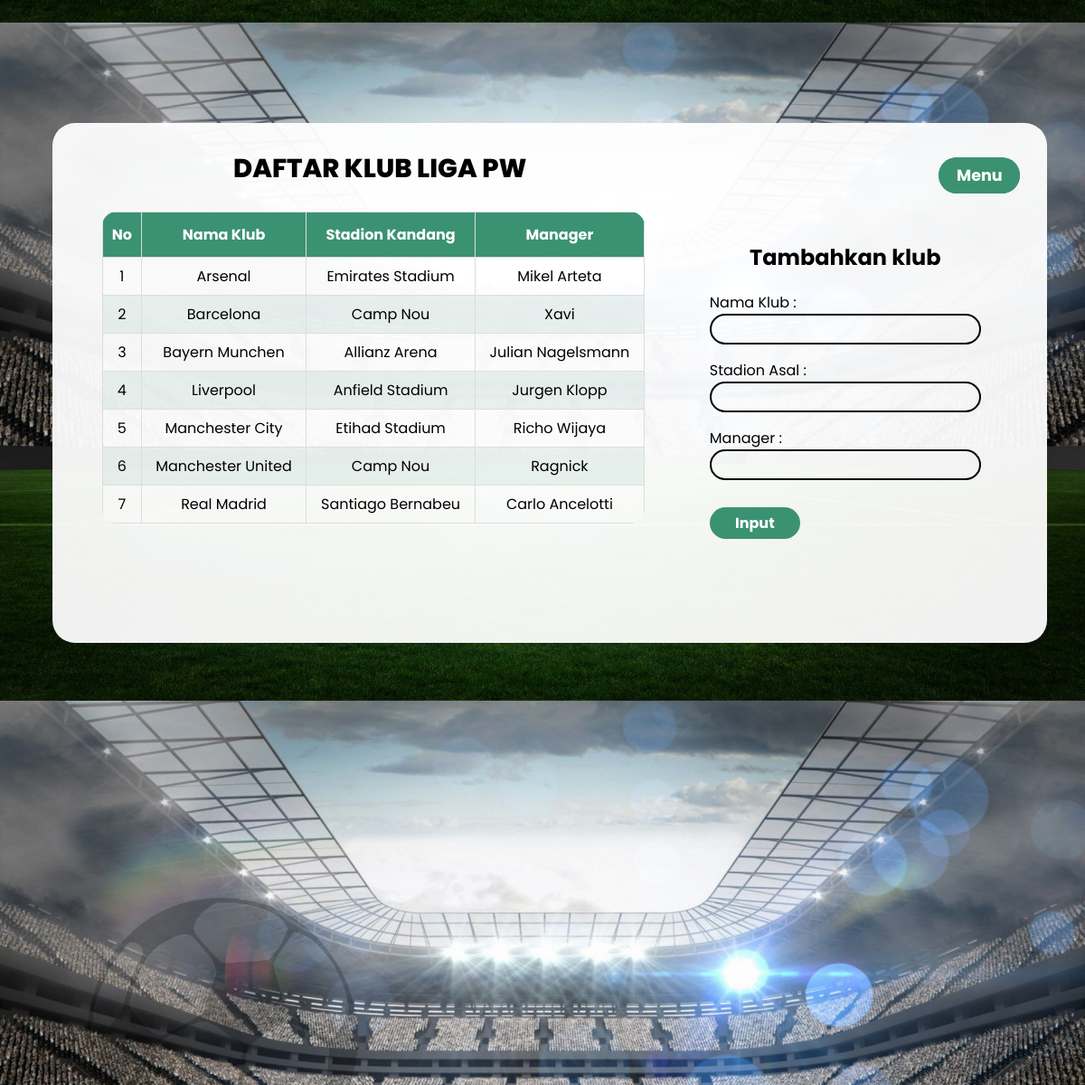
The page / on the database its author committed.
### tables this page shows
CREATE TABLE `klub` (
  `nama` varchar(255) NOT NULL,
  `stadion` varchar(255) NOT NULL,
  `manager` varchar(255) NOT NULL,
  `poin` int(11) NOT NULL,
  `jumlahmenang` int(11) NOT NULL,
  `jumlahkalah` int(11) NOT NULL,
  `jumlahseri` int(11) NOT NULL,
  `jumlahgol` int(11) NOT NULL,
  `jumlahkebobol` int(11) NOT NULL,
  `selisihgol` int(11) NOT NULL
);

### c_klub.php (called while the page is built, shortened)
<?php
include_once("m_klub.php");
class c_klub
{
    public $model;
    public function __construct($nama, $stadion, $manager, $poin)
    {
        $this->model = new  m_klub($nama, $stadion, $manager, $poin);
    }
    public function getKlub()
    {
        $klub = $this->model->getKlub();
        include "v_klub.php";
    }
}

### index.php (called while the page is built)
<?php
include "c_klub.php";
$klub = new c_klub('null', 'null', 'null', 'null');
$klub->getKlub();

### m_klub.php (called while the page is built, shortened)
<?php
require "koneksi.php";
class m_klub
{
    public function getKlub()
    {
        global $mysqli;
        $rs = $mysqli->query("SELECT * FROM klub");
        $rows = array();
        while ($row = $rs->fetch_assoc()) {
            $rows[] = $row;
        }
        $this->res = $rows;
        return $this->res;
    }
}

### v_klub.php (the view, shortened to what this page needs)
<html>
<head>
    <link href="style.css?v=<?php echo time(); ?>" rel="stylesheet" type="text/css"/>
</head>
<body>
<div class="container">
    <div class="images">
        <img src="assets/1.png" class="ball">
    </div>
    <div class="dropdown">
        <button class="dropbtn">Menu
        </button>
    </div>
    <h1>DAFTAR KLUB LIGA PW</h1>
    <div style="width:55%; float:LEFT; margin-top:-10px">
        <div class="tablecon">
            <table id="list">
                <thead>
                <tr>
                    <th>No</th>
                    <th>Nama Klub</th>
                    <th>Stadion Kandang</th>
                    <th>Manager</th>
                </tr>
                </thead>
                <tbody>
                <?php
                $count = count($klub);
                for ($i = 0; $i < $count; $i++)
                {
                    echo "<tr><td>" . ($i + 1) . "</td><td>" . $klub[$i]["nama"] . "</td><td>" . $klub[$i]["stadion"] . "</td><td>" .
                        $klub[$i]["manager"];
                }
                ?>
                </tbody>
            </table>
        </div>
    </div>
    <div style="width:33%; float:right; margin-top:-10px">
        <form action="c_klub.php" method="post" name="input" class="inputan">
            <div class="input-group">
                <h2>Tambahkan klub</h2>
                <p>Nama Klub : <input type="text" name="nama" required><br></p>
                <p>Stadion Asal :<input type="text" name="stadion" required><br></p>
                <p>Manager :<input type="text" name="manager" required><br></p>
                <input type="submit" name="input" value="Input" class="btn">
            </div>
        </form>
    </div>
</body>
</html>

### style.css (style rules this page uses)
* { padding: 0; box-sizing: border-box; font-family: 'Poppins' }
body { width: 100%; min-height: 100vh; background-position: center; background-size: 100%; display: flex; justify-content: center; align-items: center; background-image: url("assets/background.jpg"); }
table { border-radius: 25px; overflow: hidden; text-align: center; }
#list { border-collapse: collapse; border-radius: 1em; width: 600px; margin: 17px 0px 25px 25px; background-color: rgba(255, 255, 255, 0.26); }
#list td, #list th { border: 1px solid #ddd; padding: 8px; }
#list tr:nth-child(even) { background-color: rgba(175, 206, 198, 0.26); }
#list th { padding-top: 12px; padding-bottom: 12px; text-align: center; background-color: #3b9272; color: white; }
.container { width: 1100px; min-height: 575px; background: rgba(255, 255, 255, 0.94); border-radius: 25px; box-shadow: 0 0 0px rgba(0, 0, 0, .3); padding: 10px 30px; margin-top: 30px; }
.container .tablecon { width: 55%; float: left; }
.container h1 { font-size: 1.8rem; text-align: left; margin-left: 170px; font-weight: 800; }
.container .images .ball { opacity: 0.2; width: 300px; height: auto; background-size: cover; position: absolute; left: 8%; bottom: -100px; }
.container .inputan { width: 100%; float: right; margin-top: 30px }
.container .inputan .input-group h2 { text-align: center; }
.container .inputan .input-group { width: 300px; height: 30px; }
.container .inputan .input-group input { width: 100%; height: 100%; border: 2px solid #000000; padding: 15px 20px; border-radius: 20px; background: transparent; outline: none; transition: .3s; }
.container .inputan .input-group input:focus, .container .inputan .input-group input:valid { border-color: #3b9272; }
.container .inputan .input-group .btn { display: block; margin-top: 30px; width: 100px; height: 35px; padding: 0px 0px; text-align: center; border: none; background: #3b9272; outline: none; border-radius: 20px; font-size: 1rem; color: #FFF; cursor: pointer; transition: .3s; font-weight: bold; }
.dropdown { border-radius: 20px; width: 90px; height: 40px; font-weight: bold; margin: 28px 0px 0px 0px; float: right; overflow: hidden; background-color: #3b9272; overflow: hidden; }
.dropdown .dropbtn { border-radius: 20px; font-size: 1.1rem; border: none; font-weight: bold; outline: none; color: white; padding: 7px 20px; background-color: inherit; margin: 0; }

### rows shown on the page
klub: nama "Arsenal", stadion "Emirates Stadium", manager "Mikel Arteta"
klub: nama "Barcelona", stadion "Camp Nou", manager "Xavi"
klub: nama "Bayern Munchen", stadion "Allianz Arena", manager "Julian Nagelsmann"
klub: nama "Liverpool", stadion "Anfield Stadium", manager "Jurgen Klopp"
klub: nama "Manchester City", stadion "Etihad Stadium", manager "Richo Wijaya"
klub: nama "Manchester United", stadion "Camp Nou", manager "Ragnick"
klub: nama "Real Madrid", stadion "Santiago Bernabeu", manager "Carlo Ancelotti"
